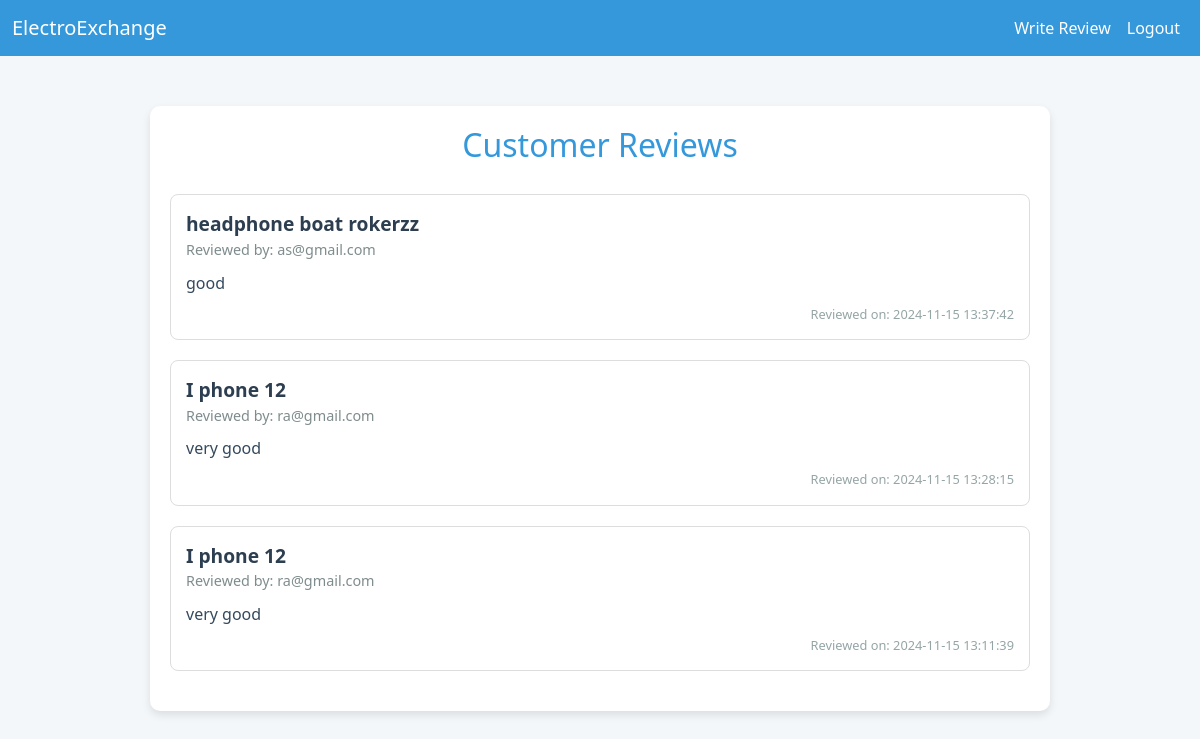
The page /see_review.php (signed in) on the database its author committed.
### tables this page shows
CREATE TABLE `reviews` (
  `id` int NOT NULL AUTO_INCREMENT,
  `product_name` varchar(255) NOT NULL,
  `user_email` varchar(255) NOT NULL,
  `review` text NOT NULL,
  `created_at` timestamp NULL DEFAULT CURRENT_TIMESTAMP,
  PRIMARY KEY (`id`)
);

### see_review.php (the view, shortened to what this page needs)
<?php
$host = 'localhost';
$db = 'ElectroExchange';
$user = 'root';
$pass = '';
$conn = new mysqli($host, $user, $pass, $db, 3306);
$sql = "SELECT product_name, user_email, review, created_at FROM reviews ORDER BY created_at DESC";
$result = $conn->query($sql);
?>
<!DOCTYPE html>
<html lang="en">
<head>
    <link href="https://cdn.jsdelivr.net/npm/bootstrap@5.3.2/dist/css/bootstrap.min.css" rel="stylesheet">
</head>
<body>
    <nav class="navbar navbar-expand-lg navbar-dark">
        <div class="container-fluid">
            <a class="navbar-brand" href="#">ElectroExchange</a>
            <div class="collapse navbar-collapse">
                <ul class="navbar-nav ms-auto">
                    <li class="nav-item">
                        <a class="nav-link" href="review.php">Write Review</a>
                    </li>
                    <li class="nav-item">
                        <a class="nav-link" href="logout.php">Logout</a>
                    </li>
                </ul>
            </div>
        </div>
    </nav>
    <div class="container">
        <h2>Customer Reviews</h2>
        <?php if ($result && $result->num_rows > 0): ?>
            <?php while ($row = $result->fetch_assoc()): ?>
                <div class="review-card">
                    <div class="product-name"><?php echo htmlspecialchars($row['product_name']); ?></div>
                    <div class="user-email">Reviewed by: <?php echo htmlspecialchars($row['user_email']); ?></div>
                    <div class="review-text"><?php echo htmlspecialchars($row['review']); ?></div>
                    <div class="review-date">Reviewed on: <?php echo htmlspecialchars($row['created_at']); ?></div>
                </div>
            <?php endwhile; ?>
        <?php else: ?>
            <p class="text-center">No reviews available.</p>
        <?php endif; ?>
    </div>
</body>
</html>

### see_review.php (style rules this page uses)
body { background-color: #f4f7fa; font-family: 'Segoe UI', Tahoma, Geneva, Verdana, sans-serif; }
.container { margin: 50px auto; max-width: 900px; padding: 20px; background-color: white; box-shadow: 0 4px 8px rgba(0, 0, 0, 0.1); border-radius: 10px; }
h2 { text-align: center; color: #3498db; margin-bottom: 30px; }
.review-card { border: 1px solid #ddd; border-radius: 8px; margin-bottom: 20px; padding: 15px; transition: all 0.3s ease; }
.product-name { font-weight: bold; font-size: 1.2rem; color: #2c3e50; }
.user-email { color: #7f8c8d; font-size: 0.9rem; }
.review-text { margin: 10px 0; font-size: 1rem; color: #34495e; }
.review-date { font-size: 0.8rem; color: #95a5a6; text-align: right; }
.navbar { margin-bottom: 30px; background-color: #3498db; color: white; }
.navbar a { color: white; text-decoration: none; }

### rows shown on the page
reviews: product_name "headphone boat rokerzz", user_email "as@gmail.com", review "good", created_at "2024-11-15 13:37:42"
reviews: product_name "I phone 12", user_email "ra@gmail.com", review "very good", created_at "2024-11-15 13:28:15"
reviews: product_name "I phone 12", user_email "ra@gmail.com", review "very good", created_at "2024-11-15 13:11:39"
